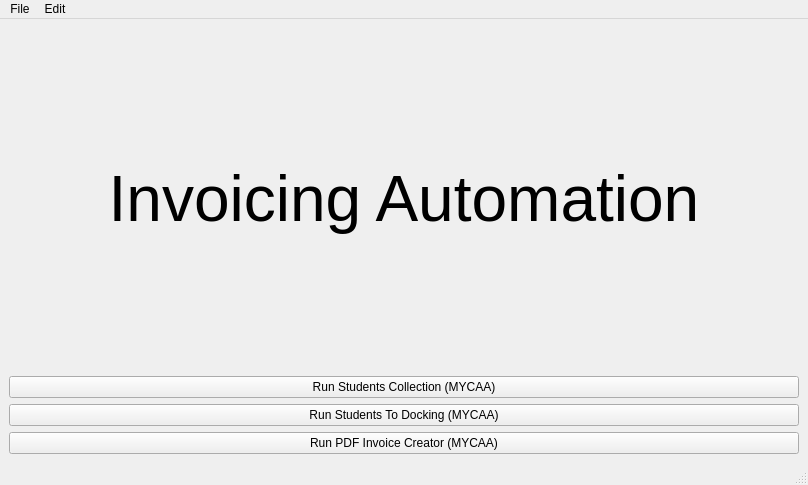
<?xml version="1.0" encoding="UTF-8"?>
<ui version="4.0">
 <class>MainWindow</class>
 <widget class="QMainWindow" name="MainWindow">
  <property name="geometry">
   <rect>
    <x>0</x>
    <y>0</y>
    <width>808</width>
    <height>485</height>
   </rect>
  </property>
  <property name="windowTitle">
   <string>MainWindow</string>
  </property>
  <widget class="QWidget" name="centralwidget">
   <layout class="QVBoxLayout" name="verticalLayout">
    <item>
     <widget class="QLabel" name="title">
      <property name="font">
       <font>
        <pointsize>48</pointsize>
       </font>
      </property>
      <property name="text">
       <string>Invoicing Automation</string>
      </property>
      <property name="alignment">
       <set>Qt::AlignCenter</set>
      </property>
     </widget>
    </item>
    <item>
     <widget class="QPushButton" name="collectStudentsBTN">
      <property name="text">
       <string>Run Students Collection (MYCAA)</string>
      </property>
     </widget>
    </item>
    <item>
     <widget class="QPushButton" name="studentsToDockingBTN">
      <property name="text">
       <string>Run Students To Docking (MYCAA)</string>
      </property>
     </widget>
    </item>
    <item>
     <widget class="QPushButton" name="pdfInvoiceCreatorBTN">
      <property name="text">
       <string>Run PDF Invoice Creator (MYCAA)</string>
      </property>
     </widget>
    </item>
   </layout>
  </widget>
  <widget class="QMenuBar" name="menubar">
   <property name="geometry">
    <rect>
     <x>0</x>
     <y>0</y>
     <width>808</width>
     <height>22</height>
    </rect>
   </property>
   <widget class="QMenu" name="menuFile">
    <property name="title">
     <string>File</string>
    </property>
    <addaction name="actionExit"/>
   </widget>
   <widget class="QMenu" name="menuEdit">
    <property name="title">
     <string>Edit</string>
    </property>
   </widget>
   <addaction name="menuFile"/>
   <addaction name="menuEdit"/>
  </widget>
  <widget class="QStatusBar" name="statusbar"/>
  <action name="actionExit">
   <property name="text">
    <string>Exit</string>
   </property>
  </action>
 </widget>
 <resources/>
 <connections/>
</ui>
